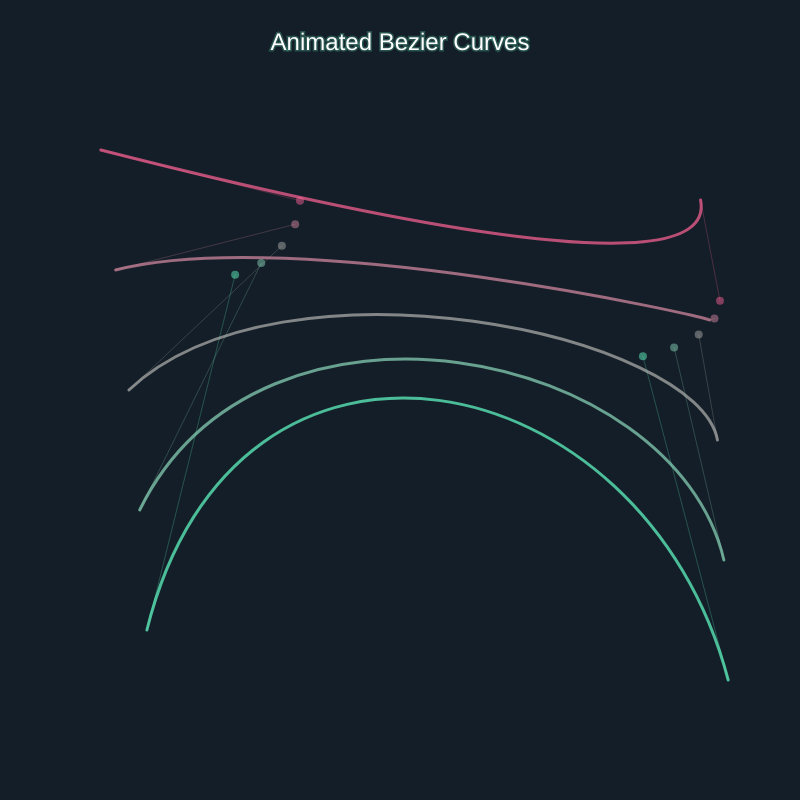
Frame 1 (no input)
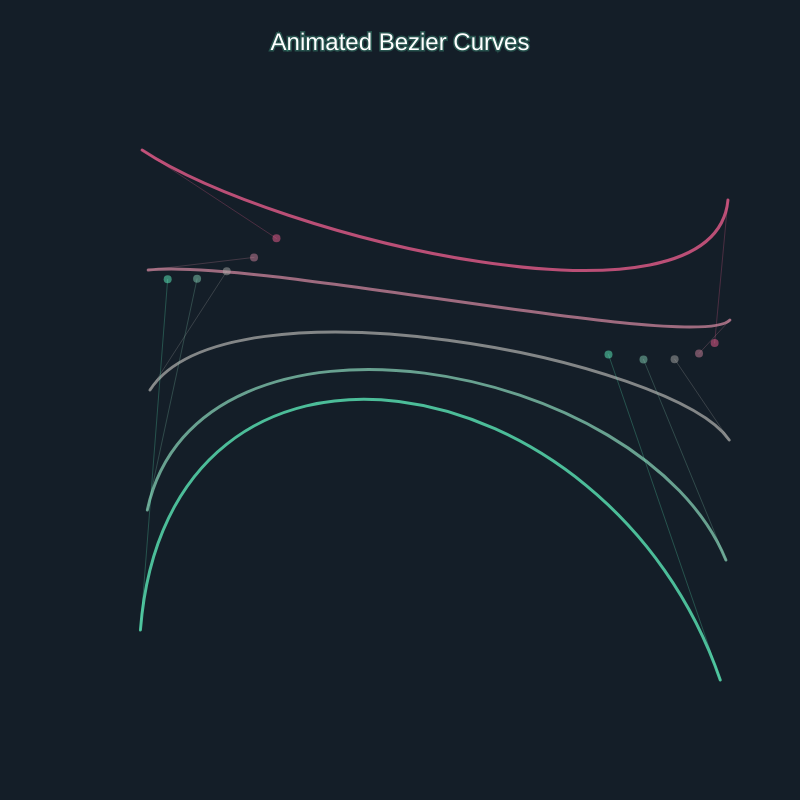
Frame 60 (no input)
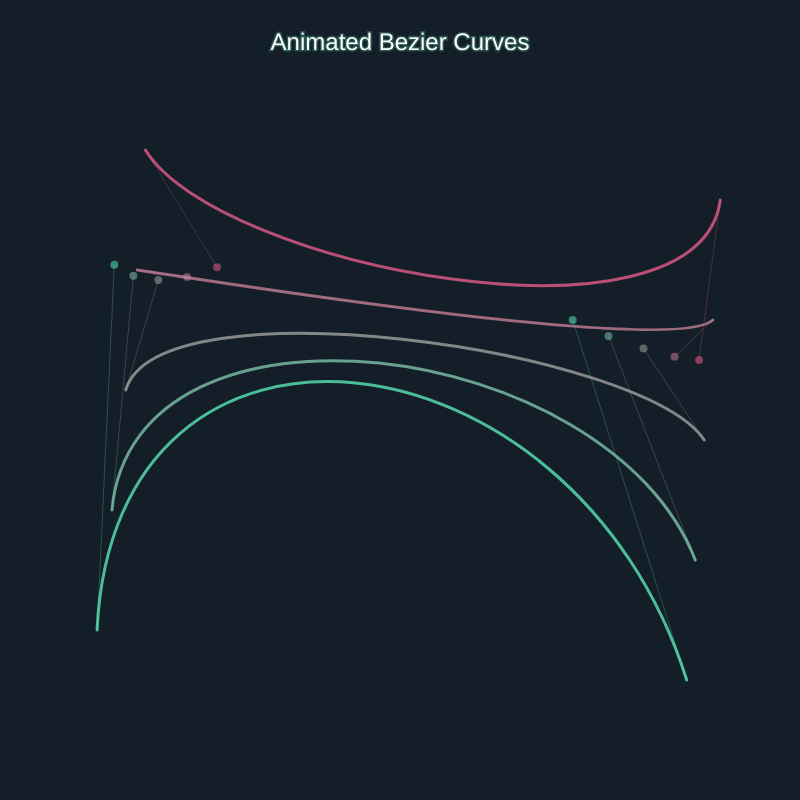
Frame 120 (the mouse pressed at the canvas centre since frame 60)

The p5.js sketch that drew these frames (run headless with seeded random() and noise() and a simulated clock; from frame 60 on, the mouse is pressed at the canvas centre):

// p5.js sketch
// ── sketch.js
function setup() {
  createCanvas(800, 800);
  background(20, 30, 40);
  strokeWeight(3);
}

function draw() {
  background(20, 30, 40);
  
  // Draw animated bezier curves
  let time = millis() * 0.001;
  
  // Multiple flowing bezier curves
  for (let i = 0; i < 5; i++) {
    let offset = i * 0.3;
    
    // Calculate control points with animation
    let x1 = 100 + sin(time + offset) * 50;
    let y1 = 150 + i * 120;
    
    let cx1 = 200 + cos(time * 0.7 + offset) * 100;
    let cy1 = 200 + sin(time * 0.5 + offset) * 80;
    
    let cx2 = 600 + cos(time * 0.3 + offset) * 120;
    let cy2 = 300 + sin(time * 0.8 + offset) * 60;
    
    let x2 = 700 + sin(time * 1.2 + offset) * 30;
    let y2 = 200 + i * 120;
    
    // Color gradient based on curve index
    let r = map(i, 0, 4, 255, 100);
    let g = map(i, 0, 4, 100, 255);
    let b = map(i, 0, 4, 150, 200);
    
    stroke(r, g, b, 180);
    noFill();
    
    // Draw bezier curve
    bezier(x1, y1, cx1, cy1, cx2, cy2, x2, y2);
    
    // Draw control points
    fill(r, g, b, 120);
    noStroke();
    circle(cx1, cy1, 8);
    circle(cx2, cy2, 8);
    
    // Draw guide lines to control points
    stroke(r, g, b, 60);
    strokeWeight(1);
    line(x1, y1, cx1, cy1);
    line(cx2, cy2, x2, y2);
    
    strokeWeight(3);
  }
  
  // Draw title
  fill(255);
  textAlign(CENTER);
  textSize(24);
  text("Animated Bezier Curves", width/2, 50);
}
// ── style.css
html, body {
  margin: 0;
  padding: 0;
  display: grid;
  place-content: center center;
  height: 100vh;
  background: #222;
}

canvas {
  display: block;
  border: 3px solid #ff6b6b;
  border-radius: 1em;
}
